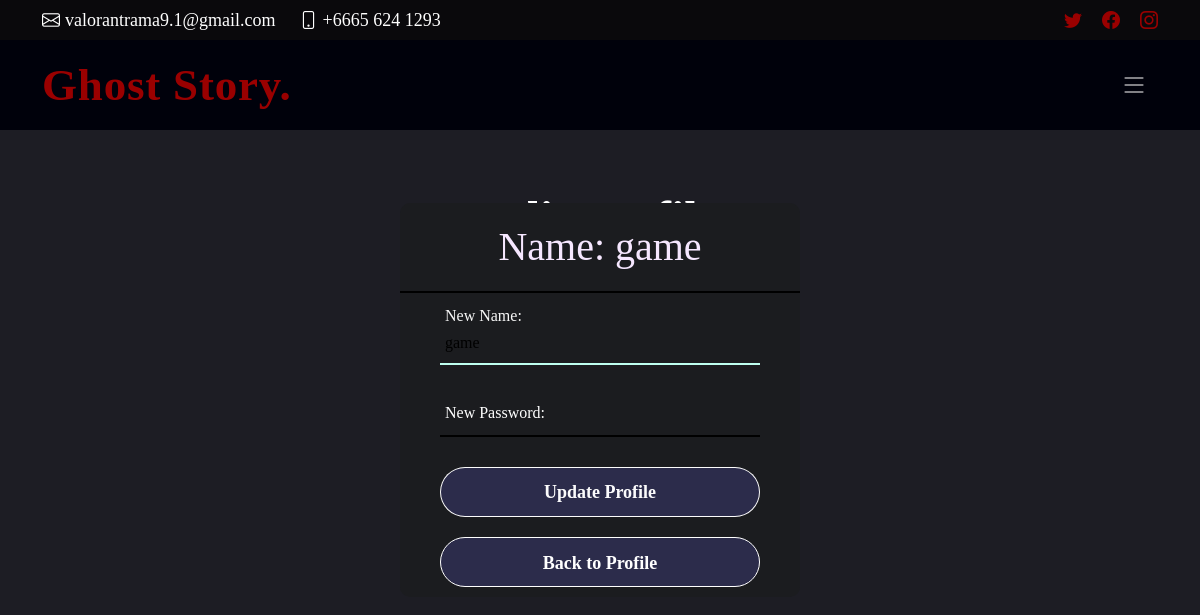
The page /edit_profile (signed in) on the database as committed earlier.
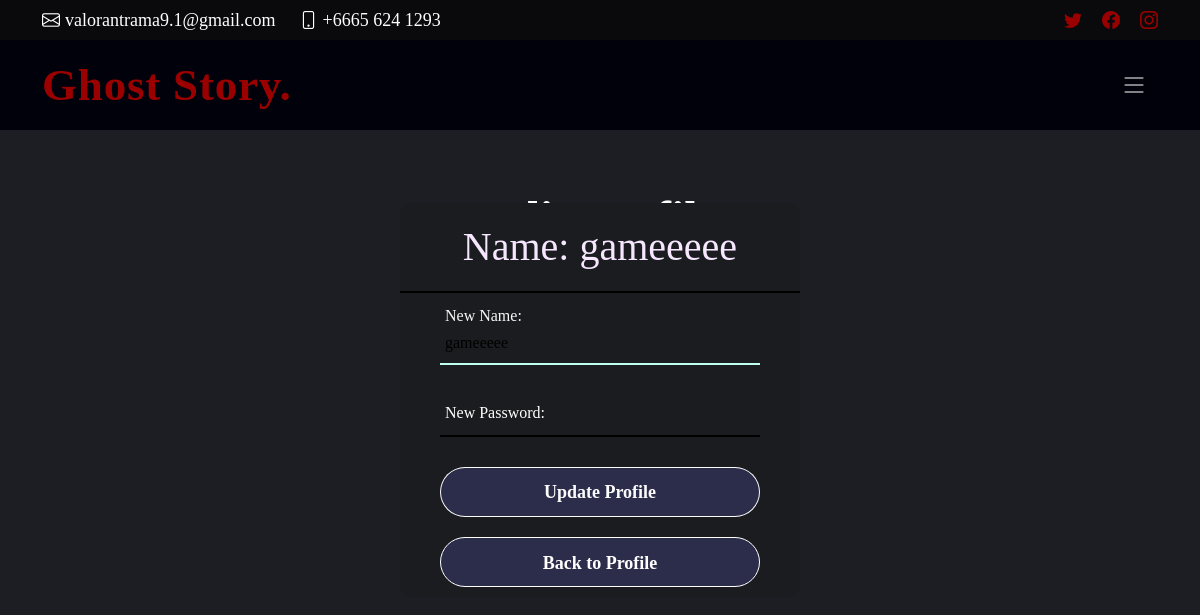
The same page on the database as committed later.
### models.py (models this page shows)
class User(UserMixin, db.Model):
    id = db.Column(db.Integer, primary_key=True)
    name = db.Column(db.String(100))
    username = db.Column(db.String(80), unique=True, nullable=False)
    password = db.Column(db.String(200), nullable=False)

### app.py (the view, shortened to what this page needs)
@app.route('/edit_profile', methods=['GET', 'POST'])
@login_required
def edit_profile():
    return render_template('edit_profile.html', user=current_user)

### app.py (called while the page is built)
@login_manager.user_loader
def load_user(user_id):
    return User.query.get(int(user_id))

### templates/edit_profile.html (shortened to what this page needs)
<!DOCTYPE html>
<html lang="en">
<head>
    <link href="{{ url_for('static', filename='vendor/bootstrap/css/bootstrap.min.css') }}" rel="stylesheet">
    <link href="{{ url_for('static', filename='vendor/bootstrap-icons/bootstrap-icons.css') }}" rel="stylesheet">
    <link href="{{ url_for('static', filename='vendor/aos/aos.css') }}" rel="stylesheet">
    <link href="{{ url_for('static', filename='vendor/glightbox/css/glightbox.min.css') }}" rel="stylesheet">
    <link href="{{ url_for('static', filename='vendor/swiper/swiper-bundle.min.css') }}" rel="stylesheet">
    <link rel="stylesheet" href="{{ url_for('static', filename='css/style.css') }}">
</head>
<body>
    <section id="topbar" class="topbar d-flex align-items-center">
        <div class="container d-flex justify-content-center justify-content-md-between">
            <div class="contact-info d-flex align-items-center">
                <i class="bi bi-envelope d-flex align-items-center"><a
                        href="mailto:valorantrama9.1@gmail.com">valorantrama9.1@gmail.com</a></i>
                <i class="bi bi-phone d-flex align-items-center ms-4"><span>+6665 624 1293</span></i>
            </div>
            <div class="social-links d-none d-md-flex align-items-center">
                <a href="https://twitter.com/Xhi3r" class="twitter" target="_blank"><i class="bi bi-twitter"></i></a>
                <a href="https://www.facebook.com/profile.php?id=100015127746814" class="facebook" target="_blank"><i
                        class="bi bi-facebook"></i></a>
                <a href="https://www.instagram.com/tng.aj/" class="instagram" target="_blank"><i
                        class="bi bi-instagram"></i></a>
            </div>
        </div>
    </section>
    <header id="header" class="header d-flex align-items-center">
        <div class="container-fluid container-xl d-flex align-items-center justify-content-between">
            <a href="{{ url_for('index')}}" class="logo d-flex align-items-center">
                <h1>Ghost Story<span>.</span></h1>
            </a>
            <i class="mobile-nav-toggle mobile-nav-show bi bi-list"></i>
        </div>
    </header>
    <main>
        <section>
        <div class="section-header">
            <h2>Edit Profile</h2>
            <div class=" card-login ">
                <h1>Name: {{ user.name }}</h1>
                <form method="POST" action="{{ url_for('edit_profile') }}">
                    <div class="txt_field">
                        <input type="text" name="name" value="{{ user.name }}" required>
                        <label for="name">New Name:</label>
                    </div>
                    <div class="txt_field">
                        <input type="password" name="password" required id="password">
                        <label for="password">New Password:</label>
                    </div>
                    <input type="submit" value="Update Profile" id="ntp"></input>
                    <a class="register-btn" href="{{ url_for('profile') }}">Back to Profile</a>
                </form>
            </div>
        </div>
        </section>
    </main>
</body>
</html>

Rows that differ between the two databases and show on the page:
changed User: name "game" → "gameeeee"
